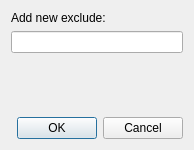
<?xml version="1.0" encoding="UTF-8"?>
<ui version="4.0">
 <class>Dialog</class>
 <widget class="QDialog" name="Dialog">
  <property name="geometry">
   <rect>
    <x>0</x>
    <y>0</y>
    <width>194</width>
    <height>150</height>
   </rect>
  </property>
  <property name="windowTitle">
   <string>New exclude...</string>
  </property>
  <layout class="QVBoxLayout" name="verticalLayout">
   <item>
    <widget class="QLabel" name="labelHeader">
     <property name="text">
      <string>Add new exclude:</string>
     </property>
    </widget>
   </item>
   <item>
    <widget class="QLineEdit" name="lineEditNewExclude"/>
   </item>
   <item>
    <spacer name="verticalSpacer">
     <property name="orientation">
      <enum>Qt::Vertical</enum>
     </property>
     <property name="sizeHint" stdset="0">
      <size>
       <width>20</width>
       <height>40</height>
      </size>
     </property>
    </spacer>
   </item>
   <item>
    <widget class="QDialogButtonBox" name="buttonBox">
     <property name="orientation">
      <enum>Qt::Horizontal</enum>
     </property>
     <property name="standardButtons">
      <set>QDialogButtonBox::Cancel|QDialogButtonBox::Ok</set>
     </property>
    </widget>
   </item>
  </layout>
 </widget>
 <resources/>
 <connections>
  <connection>
   <sender>buttonBox</sender>
   <signal>accepted()</signal>
   <receiver>Dialog</receiver>
   <slot>accept()</slot>
   <hints>
    <hint type="sourcelabel">
     <x>248</x>
     <y>254</y>
    </hint>
    <hint type="destinationlabel">
     <x>157</x>
     <y>274</y>
    </hint>
   </hints>
  </connection>
  <connection>
   <sender>buttonBox</sender>
   <signal>rejected()</signal>
   <receiver>Dialog</receiver>
   <slot>reject()</slot>
   <hints>
    <hint type="sourcelabel">
     <x>316</x>
     <y>260</y>
    </hint>
    <hint type="destinationlabel">
     <x>286</x>
     <y>274</y>
    </hint>
   </hints>
  </connection>
 </connections>
</ui>
